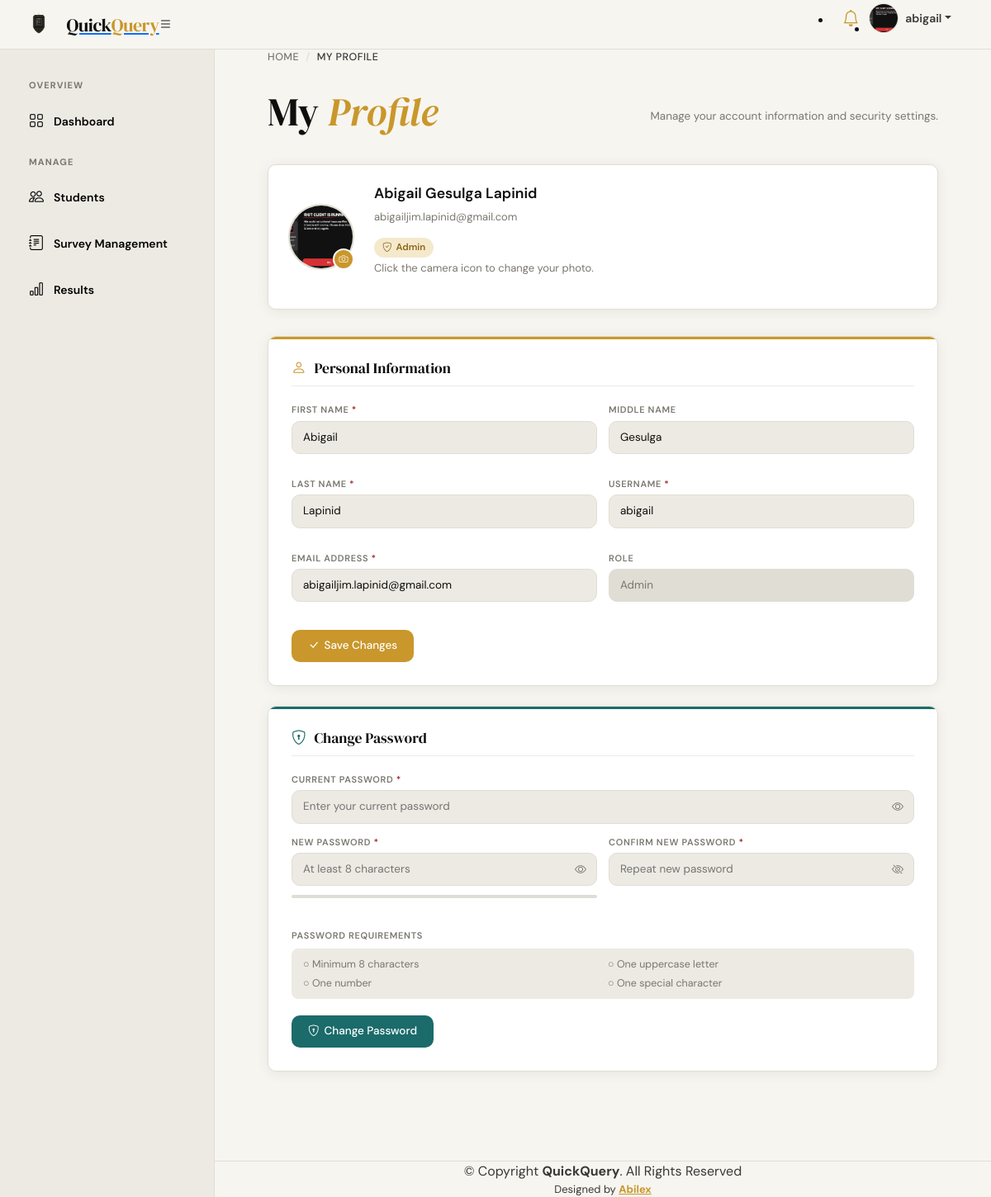
/public/admin/profile.php (signed in), run on the app's committed database.
### tables this page shows
CREATE TABLE `users` (
  `id` int(11) NOT NULL,
  `uuid` varchar(255) NOT NULL,
  `firstName` varchar(100) NOT NULL,
  `middleName` varchar(100) DEFAULT NULL,
  `lastName` varchar(100) NOT NULL,
  `emailAddress` varchar(255) NOT NULL,
  `username` varchar(100) NOT NULL,
  `password` varchar(255) NOT NULL,
  `street` varchar(255) DEFAULT NULL,
  `barangay` varchar(255) DEFAULT NULL,
  `city` varchar(255) DEFAULT NULL,
  `role` enum('admin','user') DEFAULT 'user',
  `phone` varchar(25) DEFAULT NULL,
  `dob` date DEFAULT NULL,
  `gender` varchar(30) DEFAULT NULL,
  `bio` text DEFAULT NULL,
  `province` varchar(100) DEFAULT NULL,
  `zip_code` varchar(20) DEFAULT NULL,
  `country` varchar(100) DEFAULT 'Philippines',
  `avatar` varchar(255) DEFAULT NULL,
  `notif_email` tinyint(1) DEFAULT 1,
  `notif_sms` tinyint(1) DEFAULT 0,
  `notif_system` tinyint(1) DEFAULT 1,
  `last_login` datetime DEFAULT NULL
);

### public/admin/profile.php (the view, shortened to what this page needs)
<?php
include('./includes/header.php');
include('./includes/topbar.php');
include('./includes/sidebar.php');
include('../../app/config/config.php');
$user_id = $_SESSION['authUser']['user_id'];
function fetchUser($conn, $user_id)
{
  $stmt = $conn->prepare("SELECT * FROM users WHERE id = ?");
  $stmt->bind_param('i', $user_id);
  $stmt->execute();
  $user = $stmt->get_result()->fetch_assoc();
  return $user;
}
$user = fetchUser($conn, $user_id);
$initials  = strtoupper(substr($user['firstName'] ?? 'U', 0, 1) . substr($user['lastName'] ?? 'S', 0, 1));
$fullName  = htmlspecialchars(($user['firstName'] ?? '') . ' ' . ($user['middleName'] ? $user['middleName'] . ' ' : '') . ($user['lastName'] ?? ''));
$avatarSrc = !empty($user['avatar']) ? '/surveysystem/' . htmlspecialchars($user['avatar']) . '?v=' . time() : '';
?>
<div class="main-wrapper">
  <div class="breadcrumbs">
    <a href="index">Home</a>
    <span>/</span>
    <span class="cur">My Profile</span>
  </div>
  <div class="page-header">
    <h1>My <em>Profile</em></h1>
    <p>Manage your account information and security settings.</p>
  </div>
  <div class="profile-avatar-wrap">
    <div class="avatar-upload-zone">
      <div class="avatar-circle" id="avatarPreview">
        <?php if ($avatarSrc): ?>
          <img src="<?= $avatarSrc ?>" alt="Avatar">
        <?php else: ?>
          <span><?= $initials ?></span>
        <?php endif; ?>
      </div>
      <label class="avatar-edit-btn" for="avatarInput" title="Change photo">
        <i class="bi bi-camera"></i>
      </label>
    </div>
    <div class="avatar-info">
      <h3><?= $fullName ?></h3>
      <p><?= htmlspecialchars($user['emailAddress']) ?></p>
      <div class="avatar-meta">
        <span class="role-badge"><i class="bi bi-shield-check"></i> <?= ucfirst($user['role']) ?></span>
      </div>
      <p class="avatar-hint" id="avatarHint">Click the camera icon to change your photo.</p>
    </div>
  </div>
  <div class="profile-section">
    <h3><i class="bi bi-person" style="color:var(--gold);margin-right:6px;"></i> Personal Information</h3>
    <form method="POST" enctype="multipart/form-data" id="profileForm">
      <div class="pf-row">
        <div class="pf-field">
          <label>First Name <span style="color:var(--rose)">*</span></label>
          <input type="text" name="firstName" value="<?= htmlspecialchars($user['firstName'] ?? '') ?>" required>
        </div>
        <div class="pf-field">
          <label>Middle Name</label>
          <input type="text" name="middleName" value="<?= htmlspecialchars($user['middleName'] ?? '') ?>">
        </div>
      </div>
      <div class="pf-row">
        <div class="pf-field">
          <label>Last Name <span style="color:var(--rose)">*</span></label>
          <input type="text" name="lastName" value="<?= htmlspecialchars($user['lastName'] ?? '') ?>" required>
        </div>
        <div class="pf-field">
          <label>Username <span style="color:var(--rose)">*</span></label>
          <input type="text" name="username" value="<?= htmlspecialchars($user['username'] ?? '') ?>" required>
        </div>
      </div>
      <div class="pf-row">
        <div class="pf-field">
          <label>Email Address <span style="color:var(--rose)">*</span></label>
          <input type="email" name="emailAddress" value="<?= htmlspecialchars($user['emailAddress'] ?? '') ?>" required>
        </div>
        <div class="pf-field">
          <label>Role</label>
          <input type="text" value="<?= ucfirst($user['role']) ?>" readonly>
        </div>
      </div>
      <div style="margin-top:1.25rem;">
        <button type="submit" class="btn-save" id="profileSaveBtn">
          <i class="bi bi-check-lg"></i> Save Changes
        </button>
      </div>
    </form>
  </div>
  <div class="profile-section teal">
    <h3><i class="bi bi-shield-lock" style="color:var(--teal);margin-right:6px;"></i> Change Password</h3>
    <form method="POST" id="passwordForm">
      <div class="pf-field">
        <label>Current Password <span style="color:var(--rose)">*</span></label>
        <div class="pw-show-toggle">
          <input type="password" name="current_password" id="curPw" placeholder="Enter your current password">
          <button type="button" class="pw-eye" onclick="togglePw('curPw',this)"><i class="bi bi-eye"></i></button>
        </div>
      </div>
      <div class="pf-row">
        <div class="pf-field">
          <label>New Password <span style="color:var(--rose)">*</span></label>
          <div class="pw-show-toggle">
            <input type="password" name="new_password" id="newPw" placeholder="At least 8 characters" oninput="checkStrength(this.value)">
            <button type="button" class="pw-eye" onclick="togglePw('newPw',this)"><i class="bi bi-eye"></i></button>
          </div>
          <div class="pw-strength">
          </div>
        </div>
        <div class="pf-field">
          <label>Confirm New Password <span style="color:var(--rose)">*</span></label>
          <div class="pw-show-toggle">
            <input type="password" name="confirm_password" id="confPw" placeholder="Repeat new password">
            <button type="button" class="pw-eye" onclick="togglePw('confPw',this)"><i class="bi bi-eye-slash"></i></button>
          </div>
        </div>
      </div>
      <div class="pf-field" style="margin-top:4px;">
        <label>Password Requirements</label>
        <div style="background:var(--paper-2);border-radius:8px;padding:10px 14px;font-size:12.5px;color:var(--ink-3);display:grid;grid-template-columns:1fr 1fr;gap:4px 12px;margin-top:2px;">
          <span id="req-len">○ Minimum 8 characters</span>
          <span id="req-upper">○ One uppercase letter</span>
          <span id="req-num">○ One number</span>
          <span id="req-special">○ One special character</span>
        </div>
      </div>
      <div style="margin-top:1.25rem;">
        <button type="submit" class="btn-save teal" id="passwordSaveBtn">
          <i class="bi bi-shield-lock"></i> Change Password
        </button>
      </div>
    </form>
  </div>
</div>
<?php include('./includes/footer.php'); ?>

### public/admin/includes/sidebar.php (style rules this page uses)
.main-wrapper { margin-left: 260px; transition: all 0.3s; }

### data on the page
users: avatar (picture), fullName "Abigail Gesulga Lapinid", emailAddress "abigailjim.lapinid@gmail.com", role "Admin", firstName "Abigail", middleName "Gesulga", lastName "Lapinid", username "abigail"

### other printed values
$_SESSION['authUser']['username'] "abigail"
